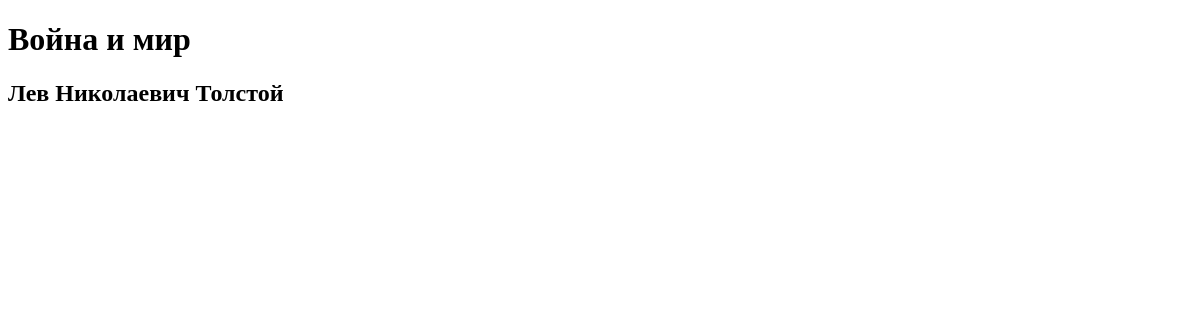
Page /library/author_info on the earlier database version.
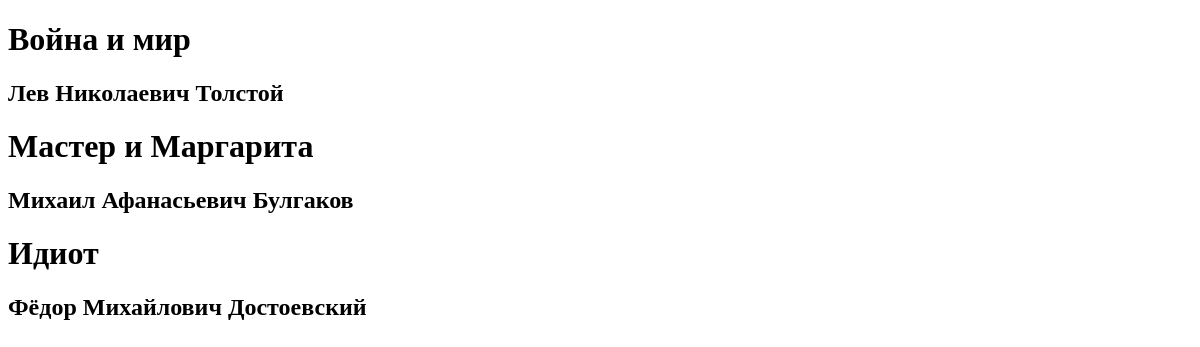
Same page on the later database version.
### library/models/book.py (models this page shows)
class Book(models.Model):
    title = models.CharField(max_length=100)
    publication_date = models.DateField()
    author = models.ForeignKey(Author, on_delete=models.CASCADE)
    Publishers = models.ManyToManyField(Publisher)

### library/models/author.py (models this page shows)
class Author(models.Model):
    name = models.CharField(max_length=100)
    birth_date = models.DateField()

### library/views.py (the view)
# urls.py: path('library/author_info', get_author_info),
def get_author_info(request):
    author_info = Book.objects.exclude(author__name='Александр Сергеевич Пушкин')
    return render(request, 'author_info.html', context= {
        'author_info' : author_info
    })

### library/templates/author_info.html (shortened to what this page needs)
<!DOCTYPE html>
<html lang="en">
<head>
</head>
<body>
    {% for i in author_info %}
    <h1>{{i.title}}</h1>
        <h2>{{i.author.name}}<h2>
    {% endfor %}
</body>
</html>

Differences in the rows shown:
added Book: title "Мастер и Маргарита", author.name "Михаил Афанасьевич Булгаков"
added Book: title "Идиот", author.name "Фёдор Михайлович Достоевский"
